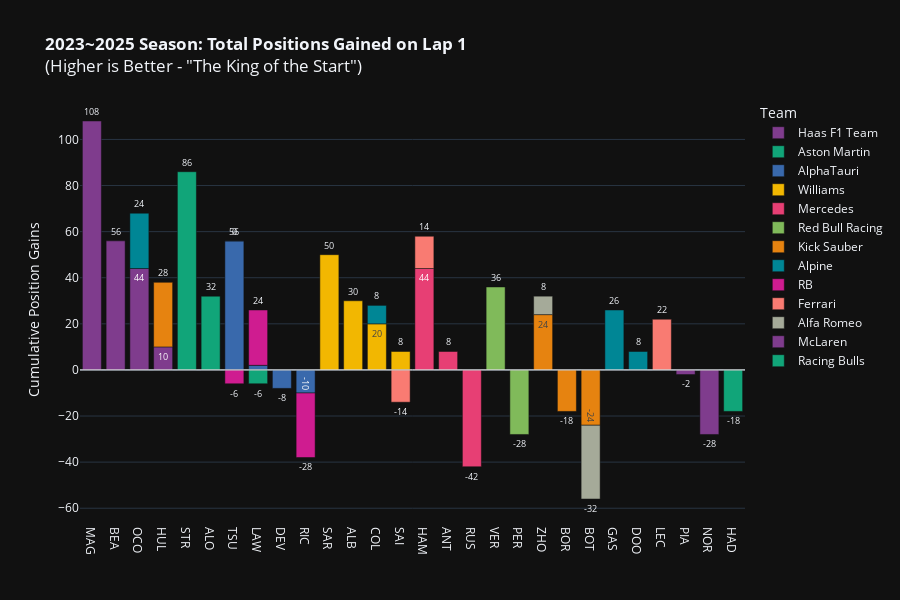
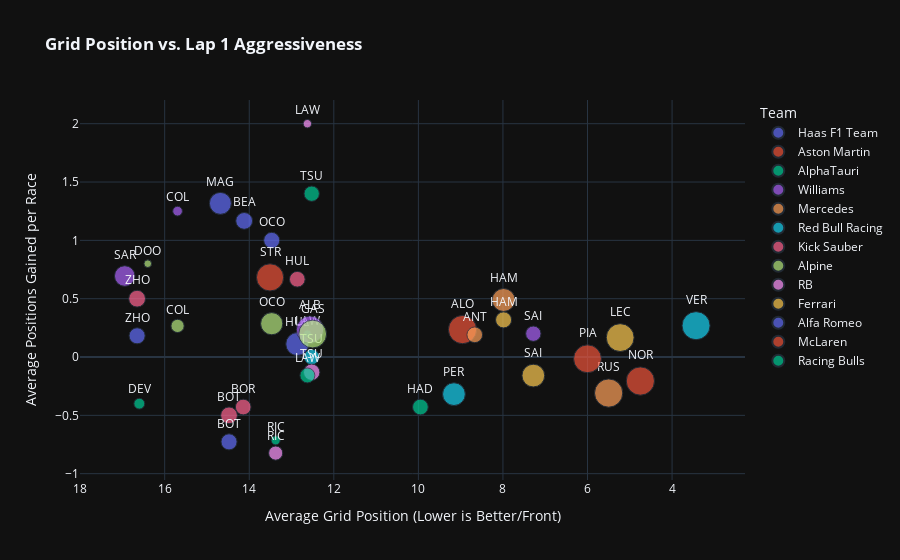

Notebook cell for these charts, in order:
### Code cell
def visualize_lap1_king(df):
    if df.empty:
        print("❌ 시각화할 데이터가 없습니다.")
        return

    # 1. 드라이버별 누적 순위 변동 (Total Positions Gained)
    # 합계(Sum)로 보면 시즌 전체 기여도를, 평균(Mean)으로 보면 경기당 퍼포먼스를 알 수 있음
    driver_stats = df.groupby(['Driver', 'Team'])['Gain'].agg(['sum', 'mean', 'count']).reset_index()
    # 최소 5경기 이상 뛴 드라이버만 필터링
    driver_stats = driver_stats[driver_stats['count'] >= 5].sort_values('sum', ascending=False)

    # 색상맵 설정을 위한 팀 컬러 지정 (간소화)
    # 주요 팀 외에는 회색 처리

    fig = px.bar(
        driver_stats,
        x='Driver',
        y='sum',
        color='Team',
        text='sum',
        title='<b>2023~2025 Season: Total Positions Gained on Lap 1</b><br>(Higher is Better - "The King of the Start")',
        labels={'sum': 'Total Positions Gained', 'Driver': 'Driver'},
        color_discrete_sequence=px.colors.qualitative.Bold
    )

    fig.update_traces(textposition='outside')
    fig.update_layout(
        template='plotly_dark',
        height=600,
        yaxis_title="Cumulative Position Gains",
        xaxis_title="",
        uniformtext_minsize=8,
        uniformtext_mode='hide'
    )
    # 기준선 (0)
    fig.add_hline(y=0, line_dash="solid", line_color="white", line_width=1)

    fig.show()

    # 2. 산점도: 그리드 포지션 vs Lap 1 퍼포먼스
    # "하위권이라서 많이 올린 거 아냐?"라는 의문을 해소하기 위함
    # X축: 평균 그리드 (출발 위치가 좋을수록 오른쪽), Y축: 평균 Lap 1 Gain (위로 갈수록 잘함)
    avg_grid = df.groupby('Driver')['Grid'].mean().reset_index()
    driver_stats = driver_stats.merge(avg_grid, on='Driver')

    fig2 = px.scatter(
        driver_stats,
        x='Grid',
        y='mean',
        color='Team',
        size='count', # 경기 수
        text='Driver',
        title='<b>Grid Position vs. Lap 1 Aggressiveness</b>'
    )

    fig2.update_traces(textposition='top center')
    fig2.update_layout(
        template='plotly_dark',
        xaxis_title="Average Grid Position (Lower is Better/Front)",
        yaxis_title="Average Positions Gained per Race",
        xaxis_autorange="reversed" # 1위가 오른쪽(또는 왼쪽)에 오도록 조정. 보통 레이싱 차트는 1위를 왼쪽에 두기도 함. 여기서는 반전시켜서 1(Pole)이 우측/좌측 직관성 고려.
                                   # 여기서는 "Grid 값이 작을수록(앞일수록)" X축 왼쪽에 오도록 기본 설정 사용하거나 반전.
                                   # reversed를 쓰면 1등이 오른쪽.
    )
    fig2.show()

# 시각화 실행
visualize_lap1_king(df_lap1)

### Figure 1 — Plotly figure (JSON) as saved in the notebook; plotly's stock layout.template omitted (floating-point values rounded to 4 significant figures)
{"data": [{"hovertemplate": "Team=Haas F1 Team<br>Driver=%{x}<br>Total Positions Gained=%{text}<extra></extra>", "legendgroup": "Haas F1 Team", "marker": {"color": "rgb(127, 60, 141)", "pattern": {"shape": ""}}, "name": "Haas F1 Team", "orientation": "v", "showlegend": true, "text": [108.0, 56.0, 44.0, 10.0], "textposition": "outside", "x": ["MAG", "BEA", "OCO", "HUL"], "xaxis": "x", "y": [108, 56, 44, 10], "yaxis": "y", "type": "bar"}, {"hovertemplate": "Team=Aston Martin<br>Driver=%{x}<br>Total Positions Gained=%{text}<extra></extra>", "legendgroup": "Aston Martin", "marker": {"color": "rgb(17, 165, 121)", "pattern": {"shape": ""}}, "name": "Aston Martin", "orientation": "v", "showlegend": true, "text": [86.0, 32.0], "textposition": "outside", "x": ["STR", "ALO"], "xaxis": "x", "y": [86, 32], "yaxis": "y", "type": "bar"}, {"hovertemplate": "Team=AlphaTauri<br>Driver=%{x}<br>Total Positions Gained=%{text}<extra></extra>", "legendgroup": "AlphaTauri", "marker": {"color": "rgb(57, 105, 172)", "pattern": {"shape": ""}}, "name": "AlphaTauri", "orientation": "v", "showlegend": true, "text": [56.0, 2.0, -8.0, -10.0], "textposition": "outside", "x": ["TSU", "LAW", "DEV", "RIC"], "xaxis": "x", "y": [56, 2, -8, -10], "yaxis": "y", "type": "bar"}, {"hovertemplate": "Team=Williams<br>Driver=%{x}<br>Total Positions Gained=%{text}<extra></extra>", "legendgroup": "Williams", "marker": {"color": "rgb(242, 183, 1)", "pattern": {"shape": ""}}, "name": "Williams", "orientation": "v", "showlegend": true, "text": [50.0, 30.0, 20.0, 8.0], "textposition": "outside", "x": ["SAR", "ALB", "COL", "SAI"], "xaxis": "x", "y": [50, 30, 20, 8], "yaxis": "y", "type": "bar"}, {"hovertemplate": "Team=Mercedes<br>Driver=%{x}<br>Total Positions Gained=%{text}<extra></extra>", "legendgroup": "Mercedes", "marker": {"color": "rgb(231, 63, 116)", "pattern": {"shape": ""}}, "name": "Mercedes", "orientation": "v", "showlegend": true, "text": [44.0, 8.0, -42.0], "textposition": "outside", "x": ["HAM", "ANT", "RUS"], "xaxis": "x", "y": [44, 8, -42], "yaxis": "y", "type": "bar"}, {"hovertemplate": "Team=Red Bull Racing<br>Driver=%{x}<br>Total Positions Gained=%{text}<extra></extra>", "legendgroup": "Red Bull Racing", "marker": {"color": "rgb(128, 186, 90)", "pattern": {"shape": ""}}, "name": "Red Bull Racing", "orientation": "v", "showlegend": true, "text": [36.0, 0.0, -28.0], "textposition": "outside", "x": ["VER", "TSU", "PER"], "xaxis": "x", "y": [36, 0, -28], "yaxis": "y", "type": "bar"}, {"hovertemplate": "Team=Kick Sauber<br>Driver=%{x}<br>Total Positions Gained=%{text}<extra></extra>", "legendgroup": "Kick Sauber", "marker": {"color": "rgb(230, 131, 16)", "pattern": {"shape": ""}}, "name": "Kick Sauber", "orientation": "v", "showlegend": true, "text": [28.0, 24.0, -18.0, -24.0], "textposition": "outside", "x": ["HUL", "ZHO", "BOR", "BOT"], "xaxis": "x", "y": [28, 24, -18, -24], "yaxis": "y", "type": "bar"}, {"hovertemplate": "Team=Alpine<br>Driver=%{x}<br>Total Positions Gained=%{text}<extra></extra>", "legendgroup": "Alpine", "marker": {"color": "rgb(0, 134, 149)", "pattern": {"shape": ""}}, "name": "Alpine", "orientation": "v", "showlegend": true, "text": [26.0, 24.0, 8.0, 8.0], "textposition": "outside", "x": ["GAS", "OCO", "DOO", "COL"], "xaxis": "x", "y": [26, 24, 8, 8], "yaxis": "y", "type": "bar"}, {"hovertemplate": "Team=RB<br>Driver=%{x}<br>Total Positions Gained=%{text}<extra></extra>", "legendgroup": "RB", "marker": {"color": "rgb(207, 28, 144)", "pattern": {"shape": ""}}, "name": "RB", "orientation": "v", "showlegend": true, "text": [24.0, -6.0, -28.0], "textposition": "outside", "x": ["LAW", "TSU", "RIC"], "xaxis": "x", "y": [24, -6, -28], "yaxis": "y", "type": "bar"}, {"hovertemplate": "Team=Ferrari<br>Driver=%{x}<br>Total Positions Gained=%{text}<extra></extra>", "legendgroup": "Ferrari", "marker": {"color": "rgb(249, 123, 114)", "pattern": {"shape": ""}}, "name": "Ferrari", "orientation": "v", "showlegend": true, "text": [22.0, 14.0, -14.0], "textposition": "outside", "x": ["LEC", "HAM", "SAI"], "xaxis": "x", "y": [22, 14, -14], "yaxis": "y", "type": "bar"}, {"hovertemplate": "Team=Alfa Romeo<br>Driver=%{x}<br>Total Positions Gained=%{text}<extra></extra>", "legendgroup": "Alfa Romeo", "marker": {"color": "rgb(165, 170, 153)", "pattern": {"shape": ""}}, "name": "Alfa Romeo", "orientation": "v", "showlegend": true, "text": [8.0, -32.0], "textposition": "outside", "x": ["ZHO", "BOT"], "xaxis": "x", "y": [8, -32], "yaxis": "y", "type": "bar"}, {"hovertemplate": "Team=McLaren<br>Driver=%{x}<br>Total Positions Gained=%{text}<extra></extra>", "legendgroup": "McLaren", "marker": {"color": "rgb(127, 60, 141)", "pattern": {"shape": ""}}, "name": "McLaren", "orientation": "v", "showlegend": true, "text": [-2.0, -28.0], "textposition": "outside", "x": ["PIA", "NOR"], "xaxis": "x", "y": [-2, -28], "yaxis": "y", "type": "bar"}, {"hovertemplate": "Team=Racing Bulls<br>Driver=%{x}<br>Total Positions Gained=%{text}<extra></extra>", "legendgroup": "Racing Bulls", "marker": {"color": "rgb(17, 165, 121)", "pattern": {"shape": ""}}, "name": "Racing Bulls", "orientation": "v", "showlegend": true, "text": [-6.0, -18.0], "textposition": "outside", "x": ["LAW", "HAD"], "xaxis": "x", "y": [-6, -18], "yaxis": "y", "type": "bar"}], "layout": {"xaxis": {"anchor": "y", "domain": [0.0, 1.0], "title": {"text": ""}}, "yaxis": {"anchor": "x", "domain": [0.0, 1.0], "title": {"text": "Cumulative Position Gains"}}, "legend": {"title": {"text": "Team"}, "tracegroupgap": 0}, "title": {"text": "<b>2023~2025 Season: Total Positions Gained on Lap 1</b><br>(Higher is Better - \"The King of the Start\")"}, "barmode": "relative", "uniformtext": {"minsize": 8, "mode": "hide"}, "height": 600, "shapes": [{"line": {"color": "white", "dash": "solid", "width": 1}, "type": "line", "x0": 0, "x1": 1, "xref": "x domain", "y0": 0, "y1": 0, "yref": "y"}]}}

### Figure 2 — Plotly figure (JSON) as saved in the notebook; plotly's stock layout.template omitted (floating-point values rounded to 4 significant figures)
{"data": [{"hovertemplate": "Team=Haas F1 Team<br>Grid=%{x}<br>mean=%{y}<br>count=%{marker.size}<br>Driver=%{text}<extra></extra>", "legendgroup": "Haas F1 Team", "marker": {"color": "#636efa", "size": [82, 48, 44, 90], "sizemode": "area", "sizeref": 0.34, "symbol": "circle"}, "mode": "markers+text", "name": "Haas F1 Team", "orientation": "v", "showlegend": true, "text": ["MAG", "BEA", "OCO", "HUL"], "x": [14.68, 14.12, 13.47, 12.86], "xaxis": "x", "y": [1.317, 1.167, 1.0, 0.1111], "yaxis": "y", "type": "scatter", "textposition": "top center"}, {"hovertemplate": "Team=Aston Martin<br>Grid=%{x}<br>mean=%{y}<br>count=%{marker.size}<br>Driver=%{text}<extra></extra>", "legendgroup": "Aston Martin", "marker": {"color": "#EF553B", "size": [126, 136], "sizemode": "area", "sizeref": 0.34, "symbol": "circle"}, "mode": "markers+text", "name": "Aston Martin", "orientation": "v", "showlegend": true, "text": ["STR", "ALO"], "x": [13.51, 8.956], "xaxis": "x", "y": [0.6825, 0.2353], "yaxis": "y", "type": "scatter", "textposition": "top center"}, {"hovertemplate": "Team=AlphaTauri<br>Grid=%{x}<br>mean=%{y}<br>count=%{marker.size}<br>Driver=%{text}<extra></extra>", "legendgroup": "AlphaTauri", "marker": {"color": "#00cc96", "size": [40, 10, 20, 14], "sizemode": "area", "sizeref": 0.34, "symbol": "circle"}, "mode": "markers+text", "name": "AlphaTauri", "orientation": "v", "showlegend": true, "text": ["TSU", "LAW", "DEV", "RIC"], "x": [12.52, 12.62, 16.6, 13.38], "xaxis": "x", "y": [1.4, 0.2, -0.4, -0.7143], "yaxis": "y", "type": "scatter", "textposition": "top center"}, {"hovertemplate": "Team=Williams<br>Grid=%{x}<br>mean=%{y}<br>count=%{marker.size}<br>Driver=%{text}<extra></extra>", "legendgroup": "Williams", "marker": {"color": "#ab63fa", "size": [72, 128, 16, 40], "sizemode": "area", "sizeref": 0.34, "symbol": "circle"}, "mode": "markers+text", "name": "Williams", "orientation": "v", "showlegend": true, "text": ["SAR", "ALB", "COL", "SAI"], "x": [16.94, 12.56, 15.7, 7.281], "xaxis": "x", "y": [0.6944, 0.2344, 1.25, 0.2], "yaxis": "y", "type": "scatter", "textposition": "top center"}, {"hovertemplate": "Team=Mercedes<br>Grid=%{x}<br>mean=%{y}<br>count=%{marker.size}<br>Driver=%{text}<extra></extra>", "legendgroup": "Mercedes", "marker": {"color": "#FFA15A", "size": [90, 42, 136], "sizemode": "area", "sizeref": 0.34, "symbol": "circle"}, "mode": "markers+text", "name": "Mercedes", "orientation": "v", "showlegend": true, "text": ["HAM", "ANT", "RUS"], "x": [7.985, 8.667, 5.5], "xaxis": "x", "y": [0.4889, 0.1905, -0.3088], "yaxis": "y", "type": "scatter", "textposition": "top center"}, {"hovertemplate": "Team=Red Bull Racing<br>Grid=%{x}<br>mean=%{y}<br>count=%{marker.size}<br>Driver=%{text}<extra></extra>", "legendgroup": "Red Bull Racing", "marker": {"color": "#19d3f3", "size": [134, 40, 88], "sizemode": "area", "sizeref": 0.34, "symbol": "circle"}, "mode": "markers+text", "name": "Red Bull Racing", "orientation": "v", "showlegend": true, "text": ["VER", "TSU", "PER"], "x": [3.433, 12.52, 9.159], "xaxis": "x", "y": [0.2687, 0.0, -0.3182], "yaxis": "y", "type": "scatter", "textposition": "top center"}, {"hovertemplate": "Team=Kick Sauber<br>Grid=%{x}<br>mean=%{y}<br>count=%{marker.size}<br>Driver=%{text}<extra></extra>", "legendgroup": "Kick Sauber", "marker": {"color": "#FF6692", "size": [42, 48, 42, 48], "sizemode": "area", "sizeref": 0.34, "symbol": "circle"}, "mode": "markers+text", "name": "Kick Sauber", "orientation": "v", "showlegend": true, "text": ["HUL", "ZHO", "BOR", "BOT"], "x": [12.86, 16.65, 14.14, 14.48], "xaxis": "x", "y": [0.6667, 0.5, -0.4286, -0.5], "yaxis": "y", "type": "scatter", "textposition": "top center"}, {"hovertemplate": "Team=Alpine<br>Grid=%{x}<br>mean=%{y}<br>count=%{marker.size}<br>Driver=%{text}<extra></extra>", "legendgroup": "Alpine", "marker": {"color": "#B6E880", "size": [132, 84, 10, 30], "sizemode": "area", "sizeref": 0.34, "symbol": "circle"}, "mode": "markers+text", "name": "Alpine", "orientation": "v", "showlegend": true, "text": ["GAS", "OCO", "DOO", "COL"], "x": [12.5, 13.47, 16.4, 15.7], "xaxis": "x", "y": [0.197, 0.2857, 0.8, 0.2667], "yaxis": "y", "type": "scatter", "textposition": "top center"}, {"hovertemplate": "Team=RB<br>Grid=%{x}<br>mean=%{y}<br>count=%{marker.size}<br>Driver=%{text}<extra></extra>", "legendgroup": "RB", "marker": {"color": "#FF97FF", "size": [12, 46, 34], "sizemode": "area", "sizeref": 0.34, "symbol": "circle"}, "mode": "markers+text", "name": "RB", "orientation": "v", "showlegend": true, "text": ["LAW", "TSU", "RIC"], "x": [12.62, 12.52, 13.38], "xaxis": "x", "y": [2.0, -0.1304, -0.8235], "yaxis": "y", "type": "scatter", "textposition": "top center"}, {"hovertemplate": "Team=Ferrari<br>Grid=%{x}<br>mean=%{y}<br>count=%{marker.size}<br>Driver=%{text}<extra></extra>", "legendgroup": "Ferrari", "marker": {"color": "#FECB52", "size": [132, 44, 88], "sizemode": "area", "sizeref": 0.34, "symbol": "circle"}, "mode": "markers+text", "name": "Ferrari", "orientation": "v", "showlegend": true, "text": ["LEC", "HAM", "SAI"], "x": [5.227, 7.985, 7.281], "xaxis": "x", "y": [0.1667, 0.3182, -0.1591], "yaxis": "y", "type": "scatter", "textposition": "top center"}, {"hovertemplate": "Team=Alfa Romeo<br>Grid=%{x}<br>mean=%{y}<br>count=%{marker.size}<br>Driver=%{text}<extra></extra>", "legendgroup": "Alfa Romeo", "marker": {"color": "#636efa", "size": [44, 44], "sizemode": "area", "sizeref": 0.34, "symbol": "circle"}, "mode": "markers+text", "name": "Alfa Romeo", "orientation": "v", "showlegend": true, "text": ["ZHO", "BOT"], "x": [16.65, 14.48], "xaxis": "x", "y": [0.1818, -0.7273], "yaxis": "y", "type": "scatter", "textposition": "top center"}, {"hovertemplate": "Team=McLaren<br>Grid=%{x}<br>mean=%{y}<br>count=%{marker.size}<br>Driver=%{text}<extra></extra>", "legendgroup": "McLaren", "marker": {"color": "#EF553B", "size": [132, 136], "sizemode": "area", "sizeref": 0.34, "symbol": "circle"}, "mode": "markers+text", "name": "McLaren", "orientation": "v", "showlegend": true, "text": ["PIA", "NOR"], "x": [6.0, 4.75], "xaxis": "x", "y": [-0.01515, -0.2059], "yaxis": "y", "type": "scatter", "textposition": "top center"}, {"hovertemplate": "Team=Racing Bulls<br>Grid=%{x}<br>mean=%{y}<br>count=%{marker.size}<br>Driver=%{text}<extra></extra>", "legendgroup": "Racing Bulls", "marker": {"color": "#00cc96", "size": [38, 42], "sizemode": "area", "sizeref": 0.34, "symbol": "circle"}, "mode": "markers+text", "name": "Racing Bulls", "orientation": "v", "showlegend": true, "text": ["LAW", "HAD"], "x": [12.62, 9.952], "xaxis": "x", "y": [-0.1579, -0.4286], "yaxis": "y", "type": "scatter", "textposition": "top center"}], "layout": {"xaxis": {"anchor": "y", "domain": [0.0, 1.0], "title": {"text": "Average Grid Position (Lower is Better/Front)"}, "autorange": "reversed"}, "yaxis": {"anchor": "x", "domain": [0.0, 1.0], "title": {"text": "Average Positions Gained per Race"}}, "legend": {"title": {"text": "Team"}, "tracegroupgap": 0, "itemsizing": "constant"}, "title": {"text": "<b>Grid Position vs. Lap 1 Aggressiveness</b>"}}}
